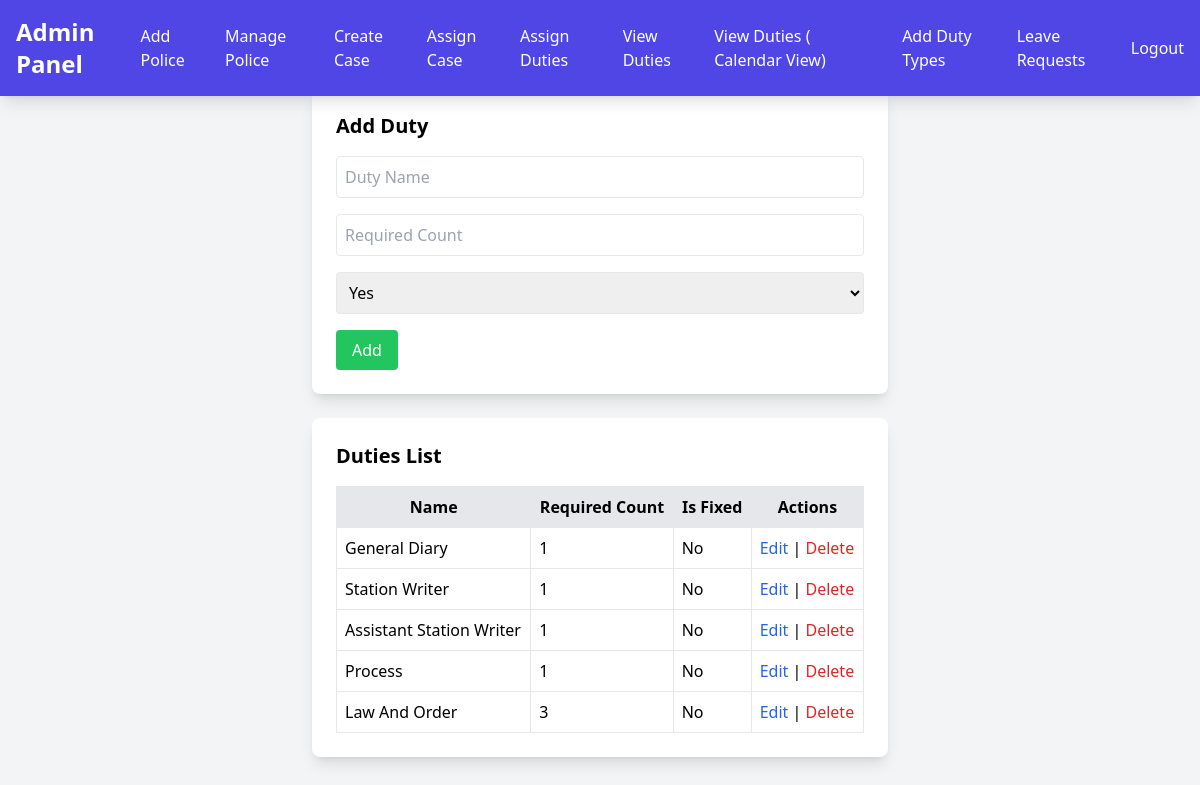
Page /admin/duty_types.php (signed in) on the committed database.
### tables this page shows
CREATE TABLE `Duties` (
  `Id` int(11) NOT NULL,
  `DutyType` varchar(1200) DEFAULT NULL,
  `IsFixed` int(11) NOT NULL,
  `Count` int(11) NOT NULL
);

### admin/duty_types.php (the view, shortened to what this page needs)
<?php
include '../db_connect.php';
$edit_data = [];
$duties = $conn->query("SELECT * FROM Duties");
?>
<!DOCTYPE html>
<html>
<head>
    <script src="https://cdn.tailwindcss.com"></script>
</head>
<body class="bg-gray-100 min-h-screen p-10">
<?php include 'navbar.php';  ?>
<br><br>
    <div class="max-w-xl mx-auto bg-white p-6 shadow-lg rounded-lg">
        <h2 class="text-xl font-bold mb-4"><?= $edit_data ? 'Edit' : 'Add' ?> Duty</h2>
        <form method="POST" class="space-y-4">
            <input type="text" name="duty_type" value="<?= $edit_data['DutyType'] ?? '' ?>" placeholder="Duty Name" required class="w-full border p-2 rounded">
            <input type="number" name="count" value="<?= $edit_data['Count'] ?? '' ?>" placeholder="Required Count" required class="w-full border p-2 rounded">
            <select name="is_fixed" required class="w-full border p-2 rounded">
                <option value="1" <?= isset($edit_data['IsFixed']) && $edit_data['IsFixed'] == 1 ? 'selected' : '' ?>>Yes</option>
            </select>
            <button type="submit" class="bg-green-500 text-white px-4 py-2 rounded"><?= $edit_data ? 'Update' : 'Add' ?></button>
        </form>
    </div>
    <div class="max-w-xl mx-auto mt-6 bg-white p-6 shadow-lg rounded-lg">
        <h2 class="text-xl font-bold mb-4">Duties List</h2>
        <table class="w-full table-auto border">
            <thead>
                <tr class="bg-gray-200">
                    <th class="p-2 border">Name</th>
                    <th class="p-2 border">Required Count</th>
                    <th class="p-2 border">Is Fixed</th>
                    <th class="p-2 border">Actions</th>
                </tr>
            </thead>
            <tbody>
                <?php while ($duty = $duties->fetch_assoc()): ?>
                <tr>
                    <td class="p-2 border"><?= htmlspecialchars($duty['DutyType']) ?></td>
                    <td class="p-2 border"><?= htmlspecialchars($duty['Count']) ?></td>
                    <td class="p-2 border"><?= $duty['IsFixed'] ? 'Yes' : 'No' ?></td>
                    <td class="p-2 border">
                        <a href="?action=edit&id=<?= $duty['Id'] ?>" class="text-blue-600">Edit</a> |
                        <a href="?action=delete&id=<?= $duty['Id'] ?>" class="text-red-600" onclick="return confirm('Delete this duty?')">Delete</a>
                    </td>
                </tr>
                <?php endwhile; ?>
            </tbody>
        </table>
    </div>
</body>
</html>

### rows in the picture
duties: DutyType "General Diary", Count "1", IsFixed "No"
duties: DutyType "Station Writer", Count "1", IsFixed "No"
duties: DutyType "Assistant Station Writer", Count "1", IsFixed "No"
duties: DutyType "Process", Count "1", IsFixed "No"
duties: DutyType "Law And Order", Count "3", IsFixed "No"
